Frame 1 (no input): blank canvas, image omitted
Frame 60 (no input): blank canvas, image omitted
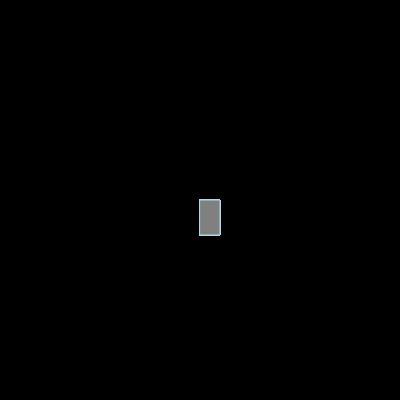
Frame 120 (the mouse pressed at the canvas centre since frame 60)

The p5.js sketch whose frames 1 and 60 were blank and that drew this single picture after the mouse press (run headless with seeded random() and noise() and a simulated clock; from frame 60 on, the mouse is pressed at the canvas centre):

// p5.js sketch
// ── sketch.js
function setup() {
    createCanvas(400, 400);
  background ("black")
  }
  
  function draw() {
    stroke("lightblue")
    fill("gray")
    
    
    if (mouseIsPressed) {
      rect(mouseX, mouseY, 20, 35)
    }
  }
